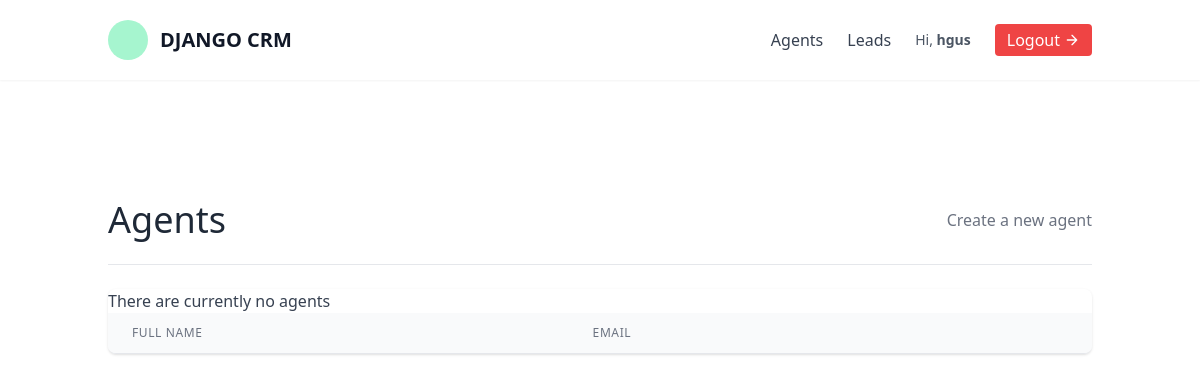
/agents/ (signed in), run on an earlier commit of the app's database.
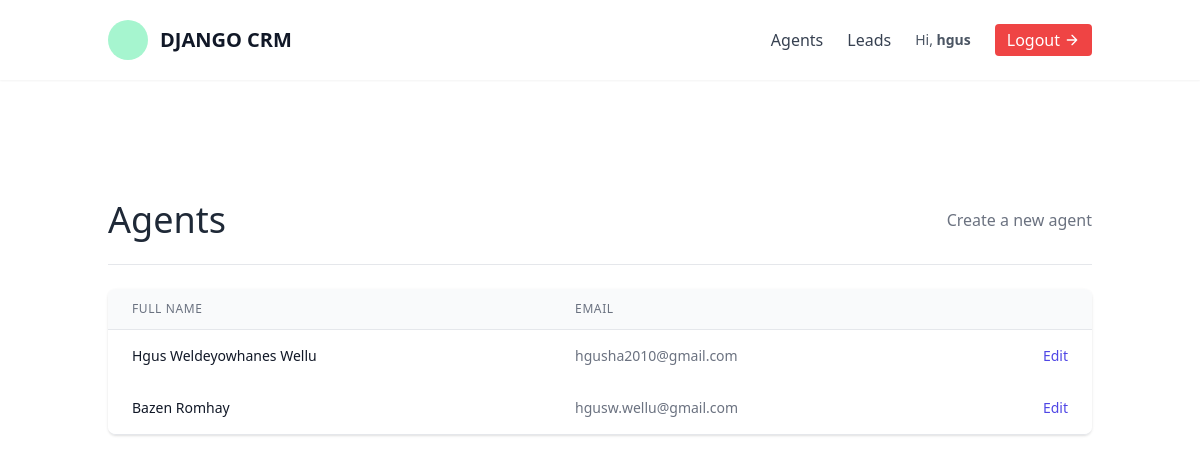
And on a later commit of the database.
### leads/models.py (models this page shows, shortened)
class User(AbstractUser):
    is_organisor = models.BooleanField(default=True)
    is_agent = models.BooleanField(default=False)

class Agent(models.Model):
    user = models.OneToOneField(User, on_delete=models.CASCADE)
    organisation = models.ForeignKey(UserProfile, on_delete=models.CASCADE,null=True, blank= True)

### agents/views.py (the view)
# urls.py: path('', AgentListView.as_view(), name='agent-list'),
class AgentListView(OrganisorAndLoginRequiredMixin, generic.ListView):
    template_name = "agents/agent_list.html"
    def get_queryset(self):
        organisation = self.request.user.userprofile
        return Agent.objects.filter(organisation=organisation)

### agents/mixins.py (called while the page is built)
    def dispatch(self, request, *args, **kwargs):
        if not request.user.is_authenticated or not request.user.is_organisor:
            return redirect("leads:lead-list")
        return super().dispatch(request, *args, **kwargs)

### agents/templates/agents/agent_list.html (shortened to what this page needs)
{% extends "base.html" %}
{% block content %}
    <section class="text-gray-700 body-font">
        <div class="container px-5 py-24 mx-auto flex flex-wrap">
            <div class="w-full mb-6 py-6 flex justify-between items-center border-b border-gray-200">
                <div>
                    <h1 class="text-4xl text-gray-800">Agents</h1>
                </div>
                <div>
                    <a class="text-gray-500 hover:text-blue-500" href="{% url 'agents:agent-create' %}">Create a new agent</a>
                </div>
            </div>
            <div class="flex flex-col w-full">
                <div class="-my-2 overflow-x-auto sm:-mx-6 lg:-mx-8">
                <div class="py-2 align-middle inline-block min-w-full sm:px-6 lg:px-8">
                    <div class="shadow overflow-hidden border-b border-gray-200 sm:rounded-lg">
                    <table class="min-w-full divide-y divide-gray-200">
                        <thead class="bg-gray-50">
                            <tr>
                                <th scope="col" class="px-6 py-3 text-left text-xs font-medium text-gray-500 uppercase tracking-wider">
                                Full Name
                                </th>
                                <th scope="col" class="px-6 py-3 text-left text-xs font-medium text-gray-500 uppercase tracking-wider">
                                Email
                                </th>
                                <th scope="col" class="relative px-6 py-3">
                                </th>
                            </tr>
                        </thead>
                        <tbody>
                            {% for agent in object_list %}
                                <tr class="bg-white">
                                    <td class="px-6 py-4 whitespace-nowrap text-sm font-medium text-gray-900">
                                        {{ agent.user.first_name }} {{ agent.user.last_name }}
                                    </td>
                                    <td class="px-6 py-4 whitespace-nowrap text-sm text-gray-500">
                                        {{ agent.user.email }}
                                    </td>
                                    <td class="px-6 py-4 whitespace-nowrap text-right text-sm font-medium">
                                        <a href="{% url 'agents:agent-update' agent.pk %}" class="text-indigo-600 hover:text-indigo-900">
                                            Edit
                                        </a>
                                    </td>
                                </tr>
                            {% empty %}
                            <p>There are currently no agents</p>
                            {% endfor %}
                        </tbody>
                    </table>
                    </div>
                </div>
                </div>
            </div>
        </div>
      </section>
{% endblock content %}

### templates/base.html (shortened to what this page needs)
{% load static %}
<!DOCTYPE html>
<html lang="en">
<head>
     <script src="https://cdn.tailwindcss.com"></script>
    <link href="{% static 'css/styles.css' %}" rel="stylesheet">
</head>
<body>
    <div class="max-w-7xl mx-auto">
        {% include 'navbar.html' %}
        {% block content %}
        {% endblock content %}
    </div>
</body>
</html>

### templates/navbar.html (shortened to what this page needs)
<header class="text-gray-700 body-font bg-white shadow-sm">
  <div class="container mx-auto flex flex-wrap p-5 flex-col md:flex-row items-center justify-between">
    <a href="{% url 'dashboard' %}" class="flex title-font font-medium items-center text-gray-900 mb-4 md:mb-0">
      <svg id="Layer_1" class="w-10 h-10" viewBox="0 0 512 512" xmlns="http://www.w3.org/2000/svg">
        <circle cx="256" cy="256" r="256" fill="#a6f5cf"/>
      </svg>
      <span class="ml-3 text-xl font-semibold">DJANGO CRM</span>
    </a>
    <div class="flex items-center space-x-6 ml-auto">
      {% if request.user.is_authenticated %}
        {% if request.user.is_organisor %}
          <a href="{% url 'agents:agent-list' %}" class="hover:text-indigo-600 font-medium">Agents</a>
        {% endif %}
        <a href="{% url 'leads:lead-list' %}" class="hover:text-indigo-600 font-medium">Leads</a>
        <span class="text-sm text-gray-600">Hi, <strong>{{ request.user.username }}</strong></span>
        <a href="{% url 'logout' %}" class="inline-flex items-center bg-red-500 text-white border-0 py-1 px-3 rounded hover:bg-red-600 transition">
          Logout
          <svg fill="none" stroke="currentColor" stroke-linecap="round" stroke-linejoin="round"
               stroke-width="2" class="w-4 h-4 ml-1" viewBox="0 0 24 24">
            <path d="M5 12h14M12 5l7 7-7 7"></path>
          </svg>
        </a>
      {% endif %}
    </div>
  </div>
</header>

### templates/scripts.html (shortened to what this page needs)
{% load static %}

What changed in the data, as far as the page shows it:
added Agent: user.first_name "Hgus Weldeyowhanes", user.last_name "Wellu", user.email "hgusha2010@gmail.com"
added Agent: user.first_name "Bazen", user.last_name "Romhay", user.email "hgusw.wellu@gmail.com"
Also different on the page:
text no longer shown: "There are currently no agents"
